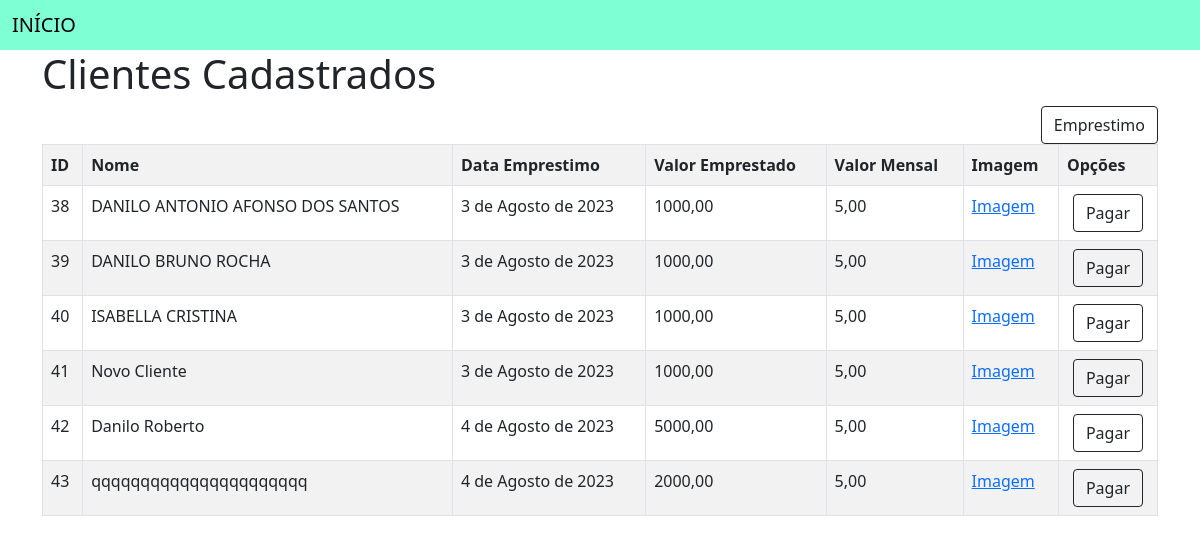
/clientes/, run on the app's committed database.
### app_cad_usuarios/models.py (models this page shows)
class Cliente(models.Model):
    nome = models.CharField(max_length=100)
    nomefiador = models.CharField(max_length=100,null=True)
    sobrenome = models.CharField(max_length=100,default='2022-01-01')
    data_nascimento = models.DateField()
    email = models.CharField(max_length=100, default='email')
    dataemprestimo = models.DateField(default='2022-01-01')
    chavepix = models.CharField(max_length=100,null=True)
    valoremprestado = models.DecimalField(max_digits = 6, decimal_places = 2,null=True)
    valorjurosmensal = models.DecimalField(max_digits = 6, decimal_places = 2,null=True)
    valorquitado = models.DecimalField(max_digits = 6, decimal_places = 2,null=True)
    quitado100 = models.BooleanField(default=False)
    imagemcliente = models.ImageField(upload_to=upload_image, blank=True, null=True)
    imagemclientebase64 = models.TextField(max_length=400, default='SEM IMAGEM')

### app_cad_usuarios/views.py (the view)
# urls.py: path('clientes/', views.gradeclientes,name='listagem_gradeclientes'),
def gradeclientes(request):
    print('LISTA CLIENTES')
    clientes = {
        'clientes' : Cliente.objects.all()
    }
    return render(request,'clientes/clientes.html',clientes)

### app_cad_usuarios/templates/clientes/clientes.html (shortened to what this page needs)
{% extends 'usuarios/base.html' %}
{% block conteudo %}
<div class="container">
    <h1>Clientes Cadastrados</h1>
        <form action="{% url 'cadastro_clientes' %}" >
        <div style='text-align:right'>
        <input type="submit" class="btn btn-outline-dark" value="Emprestimo" />
        </div>
    </form>
    <table class="table table-bordered table-striped  ">
        <tr>
            <th>ID</th>
            <th>Nome</th>
            <th>Data Emprestimo</th>
            <th>Valor Emprestado</th>
            <th>Valor Mensal</th>
            <th>Imagem</th>
            <th>Opções</th>
        </tr>
        {% for cliente in clientes %}
        <tr>
            <td>{{cliente.id}}</td>
            <td>{{cliente.nome}}</td>
            <td>{{cliente.dataemprestimo}}</td>
            <td>{{cliente.valoremprestado}}</td>
            <td>{{cliente.valorjurosmensal}}</td>
            <td>
                <a href="http://127.0.0.1:8000/media/{{ cliente.imagemcliente }}"  target="_blank" rel="noopener noreferrer">Imagem</a>
            </td>
            <td>
                <div style='text-align:right'>
                    <form style='text-align:center' action="{% url 'cadastro_pagamentos' %}" method="post" >
                        <input type="submit" class="btn btn-outline-dark" value="Pagar" />
                    </form>
                </div>
            </td>
        {% endfor %}
    </table>
</div>
{% endblock %}

### data on the page
Cliente: id "38", nome "DANILO ANTONIO AFONSO DOS SANTOS", dataemprestimo "3 de Agosto de 2023", valoremprestado "1000,00", valorjurosmensal "5,00"
Cliente: id "39", nome "DANILO BRUNO ROCHA", dataemprestimo "3 de Agosto de 2023", valoremprestado "1000,00", valorjurosmensal "5,00"
Cliente: id "40", nome "ISABELLA CRISTINA", dataemprestimo "3 de Agosto de 2023", valoremprestado "1000,00", valorjurosmensal "5,00"
Cliente: id "41", nome "Novo Cliente", dataemprestimo "3 de Agosto de 2023", valoremprestado "1000,00", valorjurosmensal "5,00"
Cliente: id "42", nome "Danilo Roberto", dataemprestimo "4 de Agosto de 2023", valoremprestado "5000,00", valorjurosmensal "5,00"
Cliente: id "43", nome "qqqqqqqqqqqqqqqqqqqqqq", dataemprestimo "4 de Agosto de 2023", valoremprestado "2000,00", valorjurosmensal "5,00"
